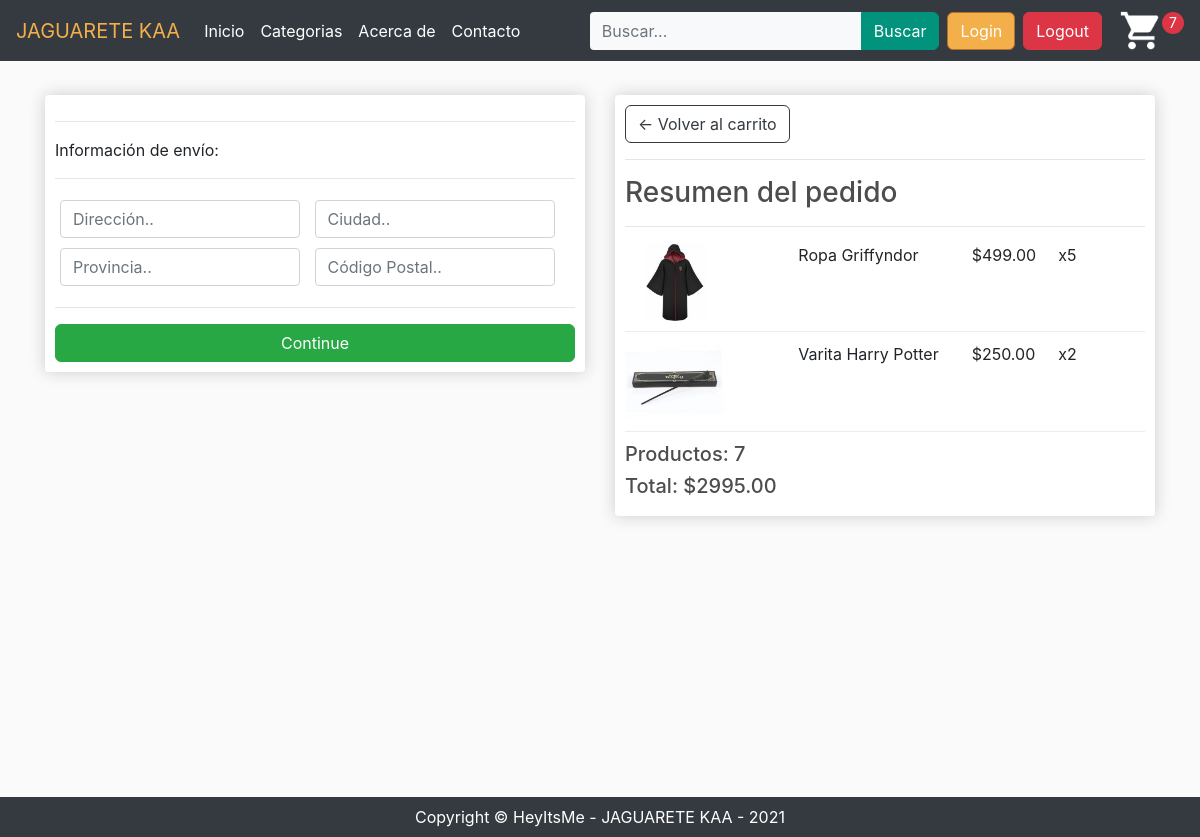
Screenshot of /checkout/ (signed in) with the database file from the repository.
### store/models.py (models this page shows, shortened)
class OrderItem(models.Model):
	product = models.ForeignKey(Product, on_delete=models.SET_NULL, null=True)
	order = models.ForeignKey(Order, on_delete=models.SET_NULL, null=True)
	quantity = models.IntegerField(default=0, null=True, blank=True)
	date_added = models.DateTimeField(auto_now_add=True)
	@property
	def get_total(self):
		total = self.product.price * self.quantity
		return total

class Product(models.Model):
	name = models.CharField(max_length=200)
	description = models.CharField(max_length=200, null=True)
	price = models.DecimalField(max_digits=6, decimal_places=2)
	digital = models.BooleanField(default=False,null=True, blank=True)
	image = models.ImageField(null=True, blank=True)
	@property
	def imageURL(self):
		try:
			url = self.image.url
		except:
			url = ''
		return url

class Order(models.Model):
	customer = models.ForeignKey(Customer, on_delete=models.SET_NULL, null=True, blank=True)
	date_ordered = models.DateTimeField(auto_now_add=True)
	complete = models.BooleanField(default=False)
	transaction_id = models.CharField(max_length=100, null=True)
	@property
	def shipping(self):
		shipping = False
		orderitems = self.orderitem_set.all()
		for i in orderitems:
			if i.product.digital == False:
				shipping = True
		return shipping
	@property
	def get_cart_total(self):
		orderitems = self.orderitem_set.all()
		total = sum([item.get_total for item in orderitems])
		return total
	@property
	def get_cart_items(self):
		orderitems = self.orderitem_set.all()
		total = sum([item.quantity for item in orderitems])
		return total

### store/views.py (the view)
# urls.py: path('checkout/', views.checkout, name="checkout"),
def checkout(request):
	data = cartData(request)
	cartItems = data['cartItems']
	order = data['order']
	items = data['items']
	context = {'items':items, 'order':order, 'cartItems':cartItems}
	return render(request, 'store/checkout.html', context)

### store/utils.py (called while the page is built)
def cartData(request):
	if request.user.is_authenticated:
		customer = request.user.customer
		order, created = Order.objects.get_or_create(customer=customer, complete=False)
		items = order.orderitem_set.all()
		cartItems = order.get_cart_items
	else:
		cookieData = cookieCart(request)
		cartItems = cookieData['cartItems']
		order = cookieData['order']
		items = cookieData['items']
	return {'cartItems':cartItems ,'order':order, 'items':items}

### store/templates/store/checkout.html (shortened to what this page needs)
{% extends 'store/main.html' %}
{% load static %}
{% block content %}
     <div class="row">
		<div class="col-lg-6">
			<div class="box-element" id="form-wrapper">
				<form id="form">
					<div id="shipping-info">
						<hr>
						<p>Información de envío:</p>
						<hr>
						<div class="form-field">
							<input class="form-control" type="text" name="address" placeholder="Dirección..">
						</div>
						<div class="form-field">
							<input class="form-control" type="text" name="city" placeholder="Ciudad..">
						</div>
						<div class="form-field">
							<input class="form-control" type="text" name="state" placeholder="Provincia..">
						</div>
						<div class="form-field">
							<input class="form-control" type="text" name="zipcode" placeholder="Código Postal..">
						</div>
					</div>
					<hr>
					<input id="form-button" class="btn btn-success btn-block" type="submit" value="Continue">
				</form>
			</div>
			<br>
		</div>
		<div class="col-lg-6">
			<div class="box-element">
				<a  class="btn btn-outline-dark" href="{% url 'cart' %}">&#x2190; Volver al carrito</a>
				<hr>
				<h3>Resumen del pedido</h3>
				<hr>
				{% for item in items %}
				<div class="cart-row">
					<div style="flex:2"><img class="row-image" src="{{item.product.imageURL}}"></div>
					<div style="flex:2"><p>{{item.product.name}}</p></div>
					<div style="flex:1"><p>${{item.product.price|floatformat:2}}</p></div>
					<div style="flex:1"><p>x{{item.quantity}}</p></div>
				</div>
				{% endfor %}
				<h5>Productos:   {{order.get_cart_items}}</h5>
				<h5>Total:   ${{order.get_cart_total|floatformat:2}}</h5>
			</div>
		</div>
	</div>
{% endblock content %}

### static/css/main.css (style rules this page uses)
body { background-color: hsl(0, 0%, 98%); min-width: 360px; }
h1,h2,h3,h4,h5,h6 { color:hsl(0, 0%, 30%); }
.box-element { box-shadow:hsl(0, 0%, 80%) 0 0 16px; background-color: #fff; border-radius: 4px; padding: 10px; }
.col-lg-4, .col-lg-6, .col-lg-8, .col-lg-12 { margin-top: 10px; }
.btn { border-radius: 6px; }
.row-image { width: 100px; }
.form-field { width:250px; display: inline-block; padding: 5px; }
.cart-row { display: flex; align-items: flex-stretch; padding-bottom: 10px; margin-bottom: 10px; border-bottom: 1px solid #ececec; flex: auto; }

### rows the page displays
OrderItem: product.imageURL (picture), product.name "Ropa Griffyndor", product.price "499.00", quantity "5"
OrderItem: product.imageURL (picture), product.name "Varita Harry Potter", product.price "250.00", quantity "2"
Order: get_cart_items "7", get_cart_total "2995.00"

### other values shown
{{ cartItems }} "7"
